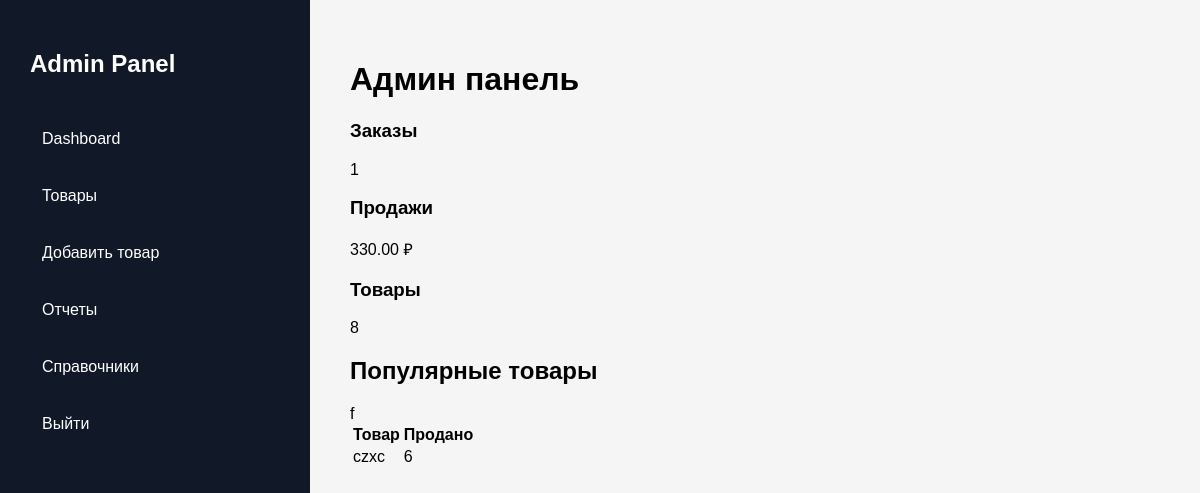
The page /admin-panel/ (signed in) on the database as committed earlier.
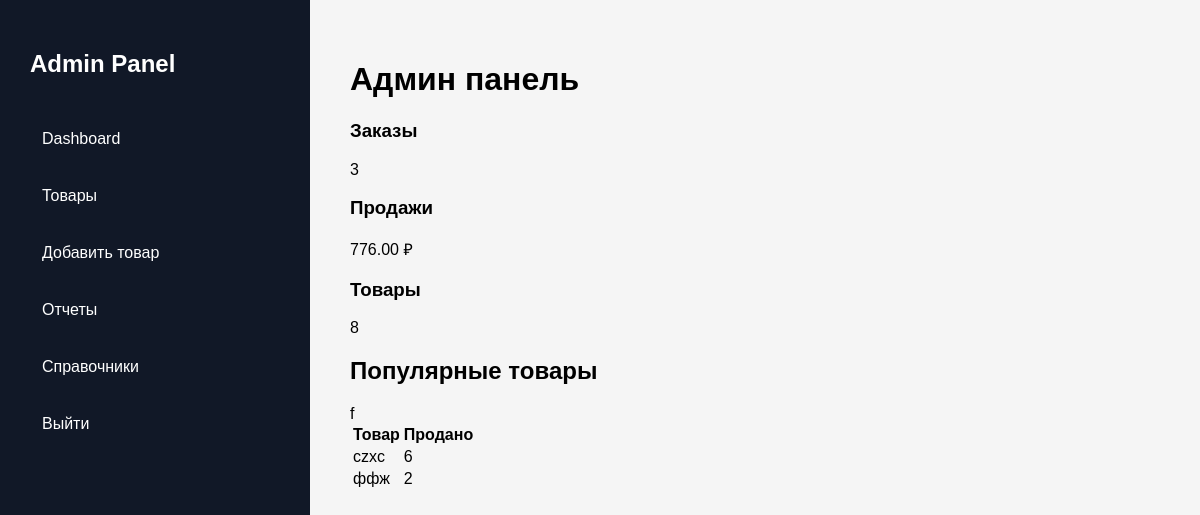
The same page on the database as committed later.
### shop/models.py (models this page shows, shortened)
class Product(models.Model):
    name = models.CharField(max_length=255, verbose_name="Название")
    slug = models.SlugField(max_length=200, unique=True, blank=True)
    description = models.TextField(blank=True, verbose_name="Описание")
    category = models.ForeignKey(
        Category,
        on_delete=models.PROTECT,blank=False, null=False,
        related_name='products',
        verbose_name="Категория"
    )
    available = models.BooleanField(default=True, verbose_name="Доступен для продажи")
    created = models.DateTimeField(auto_now_add=True)
    updated = models.DateTimeField(auto_now=True)
    rating = models.FloatField(default=0)  # средний рейтинг
    rating_count = models.PositiveIntegerField(default=0)  # сколько оценок
    class Meta:
        verbose_name = "Товар"
        verbose_name_plural = "Товары"
        ordering = ['name']

### admin_panel/views.py (the view)
# urls.py: path('', views.dashboard, name='dashboard'),
@admin_required
def dashboard(request):
    total_orders = Order.objects.count()
    total_products = Product.objects.count()
    total_sales = sum(
        order.total_price
        for order in Order.objects.all()
    )
    popular_products = (
        OrderItem.objects
        .values('product__name')
        .annotate(total_sold=Sum('quantity'))
        .order_by('-total_sold')[:5]
    )
    context = {
        'total_orders': total_orders,
        'total_products': total_products,
        'total_sales': total_sales,
        'popular_products': popular_products,
    }
    return render(
        request,
        'admin_panel/dashboard.html',
        context
    )

### cart/context_processors.py (called while the page is built)
def cart(request):
    if request.user.is_authenticated:
        buyer = getattr(request.user, 'buyer', None)
        if buyer:
            count = Cart.objects.filter(
                buyer=buyer
            ).aggregate(
                total=Sum('quantity')
            )['total'] or 0
        else:
            count = 0
    else:
        count = 0
    return {
        'cart_item_count': count
    }

### orders/models.py (called while the page is built)
    @property
    def total_price(self):
        return sum(item.total_price for item in self.items.all())

    @property
    def total_price(self):
        return self.price * self.quantity

### admin_panel/templates/admin_panel/dashboard.html
{% extends "admin_panel/base.html" %}
{% block content %}
<h1>Админ панель</h1>
<div class="stats">
    <div class="card">
        <h3>Заказы</h3>
        <p>{{ total_orders }}</p>
    </div>
    <div class="card">
        <h3>Продажи</h3>
        <p>{{ total_sales }} ₽</p>
    </div>
    <div class="card">
        <h3>Товары</h3>
        <p>{{ total_products }}</p>
    </div>
</div>
<h2>Популярные товары</h2>
<table>
    <tr>
        <th>Товар</th>
        <th>Продано</th>
    </tr>
    {% for item in popular_products %}
    <tr>
        <td>{{ item.product__name }}</td>
        <td>{{ item.total_sold }}</td>
    </tr>
    {% endfor %}f
</table>
{% endblock %}

Rows that differ between the two databases and show on the page:
now on this page (row edited): Product: product__name "ффж", total_sold "2"
Other text that changed with them:
{{ total_orders }}: "1" → "3"
{{ total_sales }}: "330.00" → "776.00"
